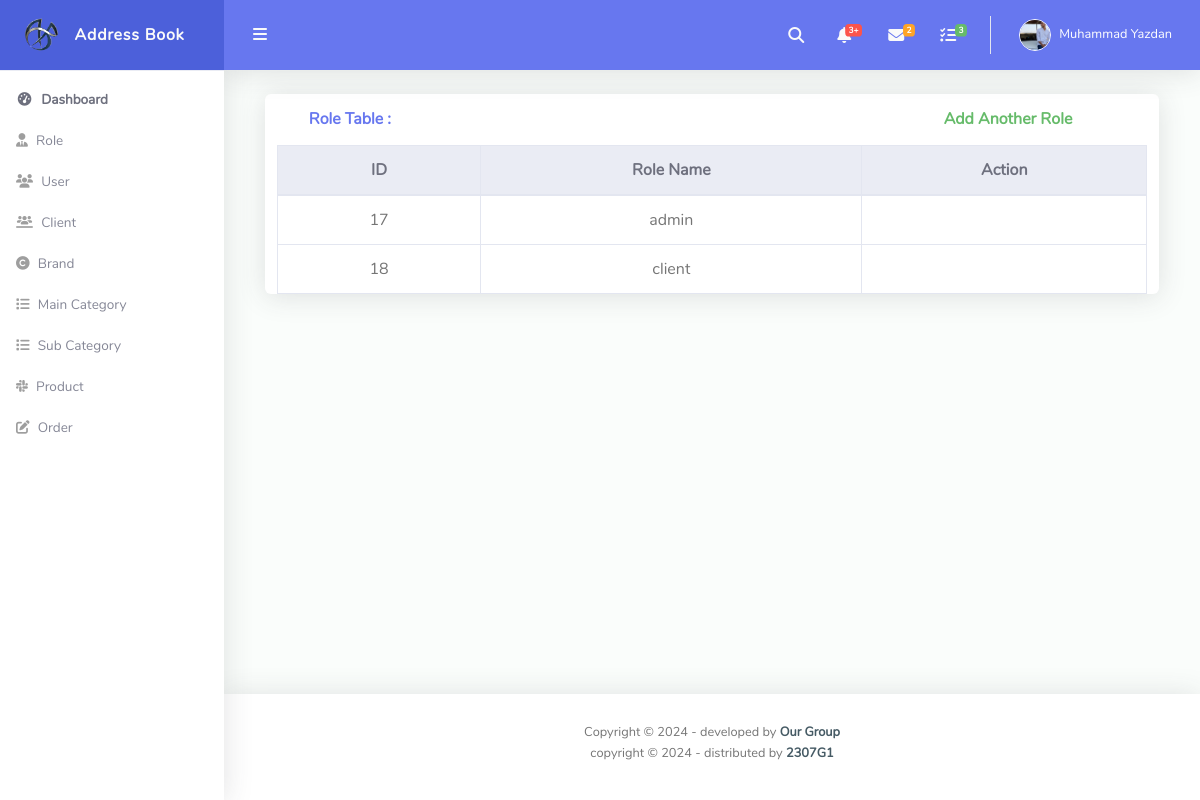
The app's page /admin/role_show.php with its own data.
### tables this page shows
CREATE TABLE `role` (
  `id` int(11) NOT NULL,
  `role_name` varchar(255) NOT NULL
);

### admin/role_show.php (the view, shortened to what this page needs)
<?php
include("./header.php");
$sql = "select * from role";
$result = mysqli_query($con, $sql);
?>
<div id="content-wrapper" class="d-flex flex-column">
  <div id="content">
    <nav class="navbar navbar-expand navbar-light bg-navbar topbar mb-4 static-top">
      <button id="sidebarToggleTop" class="btn btn-link rounded-circle mr-3">
        <i class="fa fa-bars"></i>
      </button>
      <ul class="navbar-nav ml-auto">
        <li class="nav-item dropdown no-arrow">
          <a class="nav-link dropdown-toggle" href="#" id="searchDropdown" role="button" data-toggle="dropdown" aria-haspopup="true" aria-expanded="false">
            <i class="fas fa-search fa-fw"></i>
          </a>
        </li>
        <li class="nav-item dropdown no-arrow mx-1">
          <a class="nav-link dropdown-toggle" href="#" id="alertsDropdown" role="button" data-toggle="dropdown" aria-haspopup="true" aria-expanded="false">
            <i class="fas fa-bell fa-fw"></i>
            <span class="badge badge-danger badge-counter">3+</span>
          </a>
        </li>
        <li class="nav-item dropdown no-arrow mx-1">
          <a class="nav-link dropdown-toggle" href="#" id="messagesDropdown" role="button" data-toggle="dropdown" aria-haspopup="true" aria-expanded="false">
            <i class="fas fa-envelope fa-fw"></i>
            <span class="badge badge-warning badge-counter">2</span>
          </a>
        </li>
        <li class="nav-item dropdown no-arrow mx-1">
          <a class="nav-link dropdown-toggle" href="#" id="messagesDropdown" role="button" data-toggle="dropdown" aria-haspopup="true" aria-expanded="false">
            <i class="fas fa-tasks fa-fw"></i>
            <span class="badge badge-success badge-counter">3</span>
          </a>
        </li>
        <li class="nav-item dropdown no-arrow">
          <a class="nav-link dropdown-toggle" href="#" id="userDropdown" role="button" data-toggle="dropdown" aria-haspopup="true" aria-expanded="false">
            <img class="img-profile rounded-circle" src="../me.png" style="max-width: 60px">
            <span class="ml-2 d-none d-lg-inline text-white small">Muhammad Yazdan</span>
          </a>
        </li>
      </ul>
    </nav>
    <div class="card col-lg-11 mx-auto">
      <div class="container">
        <div class="row">
          <div class="col-lg-9 card-header py-3 d-flex flex-row align-items-center justify-content-between">
            <h6 class="m-0 font-weight-bold text-primary">Role Table :</h6>
          </div>
          <div class="col-lg-3 card-header py-3 d-flex flex-row align-items-center justify-content-between">
            <a href="./role_add.php">
              <h6 class="m-0 font-weight-bold text-success">Add Another Role</h6>
            </a>
          </div>
        </div>
      </div>
      <div class="table-responsive">
        <table class="table align-items-center table-bordered border-dark text-center">
          <thead class="thead-light">
            <tr>
              <th>ID</th>
              <th>Role Name</th>
              <th>Action</th>
            </tr>
          </thead>
          <tbody>
            <tr>
              <?php
              while ($rows = mysqli_fetch_assoc($result)) {
              ?>
                <td><?php echo $rows['id'] ?></td>
                <td><?php echo $rows['role_name'] ?></td>
                <td><a href="role_update.php?id=<?php echo $rows['id'] ?>">
                      </td>
            </tr>
          <?php  } ?>
          </tbody>
        </table>
      </div>
    </div>
  </div>
  <?php
  include("./footer.php");
  ?>

### records on screen
role: id "17", role_name "admin"
role: id "18", role_name "client"
